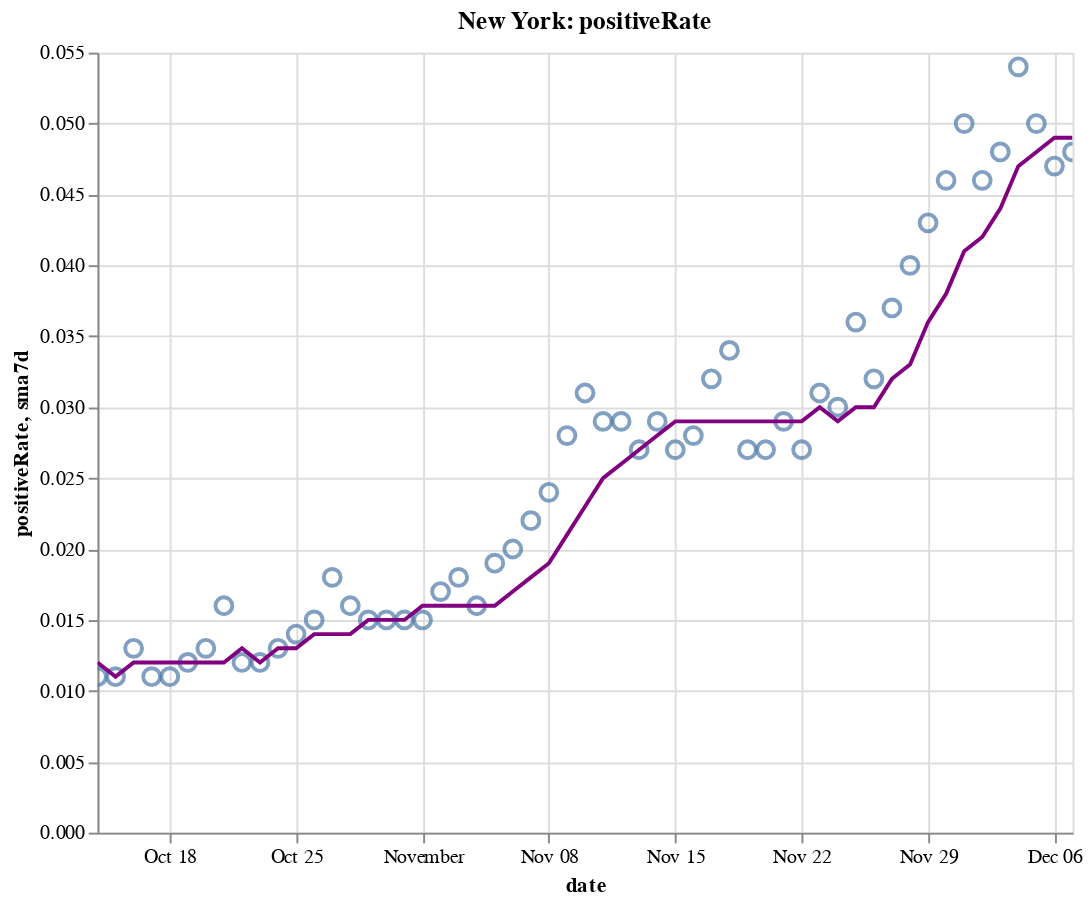

Source (notebook cell):
### Code cell
create_plot(ny, 'positiveRate')

### Figure 1 — Vega-Lite specification as saved in the notebook (floating-point values rounded to 4 significant figures)
{"config": {"view": {"continuousWidth": 400, "continuousHeight": 300}}, "layer": [{"layer": [{"mark": {"type": "point", "size": 75}, "encoding": {"tooltip": [{"type": "temporal", "field": "date"}, {"type": "quantitative", "field": "positiveRate"}, {"type": "quantitative", "field": "sma7d"}], "x": {"type": "temporal", "field": "date"}, "y": {"type": "quantitative", "field": "positiveRate"}}, "selection": {"selector010": {"type": "interval", "bind": "scales", "encodings": ["x", "y"]}}}, {"mark": {"type": "line", "color": "purple"}, "encoding": {"x": {"type": "temporal", "field": "date"}, "y": {"type": "quantitative", "field": "sma7d"}}}]}, {"mark": {"type": "rule", "color": "#aaa"}, "encoding": {"x": {"type": "temporal", "field": "date"}}, "transform": [{"filter": {"selection": "selector009"}}]}, {"mark": "circle", "encoding": {"opacity": {"condition": {"value": 1, "selection": "selector009"}, "value": 0}, "tooltip": [{"type": "temporal", "field": "date"}, {"type": "quantitative", "field": "positiveRate"}, {"type": "quantitative", "field": "sma7d"}], "x": {"type": "temporal", "field": "date"}, "y": {"type": "quantitative", "field": "positiveRate"}}, "selection": {"selector009": {"type": "single", "encodings": ["x"], "on": "mouseover", "nearest": true, "empty": "none"}}}, {"mark": {"type": "text", "align": "left", "dx": 5, "dy": -5, "stroke": "white", "strokeWidth": 2}, "encoding": {"text": {"type": "quantitative", "field": "positiveRate"}, "tooltip": [{"type": "temporal", "field": "date"}, {"type": "quantitative", "field": "positiveRate"}, {"type": "quantitative", "field": "sma7d"}], "x": {"type": "temporal", "field": "date"}, "y": {"type": "quantitative", "field": "positiveRate"}}, "transform": [{"filter": {"selection": "selector009"}}]}, {"mark": {"type": "text", "align": "left", "dx": 5, "dy": -5}, "encoding": {"text": {"type": "quantitative", "field": "positiveRate"}, "tooltip": [{"type": "temporal", "field": "date"}, {"type": "quantitative", "field": "positiveRate"}, {"type": "quantitative", "field": "sma7d"}], "x": {"type": "temporal", "field": "date"}, "y": {"type": "quantitative", "field": "positiveRate"}}, "transform": [{"filter": {"selection": "selector009"}}]}], "data": {"name": "data-efaff6f6dc93ddbe0a2eeef0926e66c6"}, "height": 400, "title": "New York: positiveRate", "width": 500, "$schema": "https://vega.github.io/schema/vega-lite/v4.8.1.json", "datasets": {"data-efaff6f6dc93ddbe0a2eeef0926e66c6": [{"date": "2020-10-14T00:00:00", "totalTestResultsIncrease": 111700.0, "positiveIncrease": 1232.0, "death": 25600.0, "deathIncrease": 7.0, "positiveRate": 0.011, "state": "New York", "sma7d": 0.012}, {"date": "2020-10-15T00:00:00", "totalTestResultsIncrease": 133200.0, "positiveIncrease": 1460.0, "death": 25620.0, "deathIncrease": 13.0, "positiveRate": 0.011, "state": "New York", "sma7d": 0.011}, {"date": "2020-10-16T00:00:00", "totalTestResultsIncrease": 136000.0, "positiveIncrease": 1707.0, "death": 25630.0, "deathIncrease": 10.0, "positiveRate": 0.013, "state": "New York", "sma7d": 0.012}, {"date": "2020-10-17T00:00:00", "totalTestResultsIncrease": 160000.0, "positiveIncrease": 1784.0, "death": 25640.0, "deathIncrease": 9.0, "positiveRate": 0.011, "state": "New York", "sma7d": 0.012}, {"date": "2020-10-18T00:00:00", "totalTestResultsIncrease": 128800.0, "positiveIncrease": 1390.0, "death": 25640.0, "deathIncrease": 7.0, "positiveRate": 0.011, "state": "New York", "sma7d": 0.012}, {"date": "2020-10-19T00:00:00", "totalTestResultsIncrease": 82010.0, "positiveIncrease": 998.0, "death": 25660.0, "deathIncrease": 15.0, "positiveRate": 0.012, "state": "New York", "sma7d": 0.012}, {"date": "2020-10-20T00:00:00", "totalTestResultsIncrease": 90540.0, "positiveIncrease": 1201.0, "death": 25670.0, "deathIncrease": 13.0, "positiveRate": 0.013, "state": "New York", "sma7d": 0.012}, {"date": "2020-10-21T00:00:00", "totalTestResultsIncrease": 124800.0, "positiveIncrease": 2026.0, "death": 25680.0, "deathIncrease": 7.0, "positiveRate": 0.016, "state": "New York", "sma7d": 0.012}, {"date": "2020-10-22T00:00:00", "totalTestResultsIncrease": 135300.0, "positiveIncrease": 1628.0, "death": 25690.0, "deathIncrease": 15.0, "positiveRate": 0.012, "state": "New York", "sma7d": 0.013}, {"date": "2020-10-23T00:00:00", "totalTestResultsIncrease": 141500.0, "positiveIncrease": 1637.0, "death": 25700.0, "deathIncrease": 11.0, "positiveRate": 0.012, "state": "New York", "sma7d": 0.012}, {"date": "2020-10-24T00:00:00", "totalTestResultsIncrease": 156900.0, "positiveIncrease": 2061.0, "death": 25720.0, "deathIncrease": 13.0, "positiveRate": 0.013, "state": "New York", "sma7d": 0.013}, {"date": "2020-10-25T00:00:00", "totalTestResultsIncrease": 120800.0, "positiveIncrease": 1632.0, "death": 25730.0, "deathIncrease": 12.0, "positiveRate": 0.014, "state": "New York", "sma7d": 0.013}, {"date": "2020-10-26T00:00:00", "totalTestResultsIncrease": 82120.0, "positiveIncrease": 1191.0, "death": 25740.0, "deathIncrease": 12.0, "positiveRate": 0.015, "state": "New York", "sma7d": 0.014}, {"date": "2020-10-27T00:00:00", "totalTestResultsIncrease": 111600.0, "positiveIncrease": 1991.0, "death": 25760.0, "deathIncrease": 16.0, "positiveRate": 0.018, "state": "New York", "sma7d": 0.014}, {"date": "2020-10-28T00:00:00", "totalTestResultsIncrease": 129700.0, "positiveIncrease": 2031.0, "death": 25770.0, "deathIncrease": 15.0, "positiveRate": 0.016, "state": "New York", "sma7d": 0.014}, {"date": "2020-10-29T00:00:00", "totalTestResultsIncrease": 168400.0, "positiveIncrease": 2499.0, "death": 25790.0, "deathIncrease": 19.0, "positiveRate": 0.015, "state": "New York", "sma7d": 0.015}, {"date": "2020-10-30T00:00:00", "totalTestResultsIncrease": 146900.0, "positiveIncrease": 2255.0, "death": 25800.0, "deathIncrease": 12.0, "positiveRate": 0.015, "state": "New York", "sma7d": 0.015}, {"date": "2020-10-31T00:00:00", "totalTestResultsIncrease": 137000.0, "positiveIncrease": 2049.0, "death": 25810.0, "deathIncrease": 3.0, "positiveRate": 0.015, "state": "New York", "sma7d": 0.015}, {"date": "2020-11-01T00:00:00", "totalTestResultsIncrease": 148900.0, "positiveIncrease": 2255.0, "death": 25820.0, "deathIncrease": 17.0, "positiveRate": 0.015, "state": "New York", "sma7d": 0.016}, {"date": "2020-11-02T00:00:00", "totalTestResultsIncrease": 96100.0, "positiveIncrease": 1633.0, "death": 25840.0, "deathIncrease": 14.0, "positiveRate": 0.017, "state": "New York", "sma7d": 0.016}, {"date": "2020-11-03T00:00:00", "totalTestResultsIncrease": 127900.0, "positiveIncrease": 2321.0, "death": 25850.0, "deathIncrease": 15.0, "positiveRate": 0.018, "state": "New York", "sma7d": 0.016}, {"date": "2020-11-04T00:00:00", "totalTestResultsIncrease": 133500.0, "positiveIncrease": 2126.0, "death": 25870.0, "deathIncrease": 15.0, "positiveRate": 0.016, "state": "New York", "sma7d": 0.016}, {"date": "2020-11-05T00:00:00", "totalTestResultsIncrease": 161000.0, "positiveIncrease": 2997.0, "death": 25890.0, "deathIncrease": 24.0, "positiveRate": 0.019, "state": "New York", "sma7d": 0.016}, {"date": "2020-11-06T00:00:00", "totalTestResultsIncrease": 160700.0, "positiveIncrease": 3209.0, "death": 25910.0, "deathIncrease": 18.0, "positiveRate": 0.02, "state": "New York", "sma7d": 0.017}, {"date": "2020-11-07T00:00:00", "totalTestResultsIncrease": 163300.0, "positiveIncrease": 3587.0, "death": 25930.0, "deathIncrease": 18.0, "positiveRate": 0.022, "state": "New York", "sma7d": 0.018}, {"date": "2020-11-08T00:00:00", "totalTestResultsIncrease": 145600.0, "positiveIncrease": 3428.0, "death": 25950.0, "deathIncrease": 19.0, "positiveRate": 0.024, "state": "New York", "sma7d": 0.019}, {"date": "2020-11-09T00:00:00", "totalTestResultsIncrease": 111400.0, "positiveIncrease": 3144.0, "death": 25970.0, "deathIncrease": 26.0, "positiveRate": 0.028, "state": "New York", "sma7d": 0.021}, {"date": "2020-11-10T00:00:00", "totalTestResultsIncrease": 128000.0, "positiveIncrease": 3965.0, "death": 26000.0, "deathIncrease": 32.0, "positiveRate": 0.031, "state": "New York", "sma7d": 0.023}, {"date": "2020-11-11T00:00:00", "totalTestResultsIncrease": 164300.0, "positiveIncrease": 4820.0, "death": 26030.0, "deathIncrease": 21.0, "positiveRate": 0.029, "state": "New York", "sma7d": 0.025}, {"date": "2020-11-12T00:00:00", "totalTestResultsIncrease": 162600.0, "positiveIncrease": 4797.0, "death": 26060.0, "deathIncrease": 29.0, "positiveRate": 0.029, "state": "New York", "sma7d": 0.026}, {"date": "2020-11-13T00:00:00", "totalTestResultsIncrease": 203700.0, "positiveIncrease": 5401.0, "death": 26080.0, "deathIncrease": 24.0, "positiveRate": 0.027, "state": "New York", "sma7d": 0.027}, {"date": "2020-11-14T00:00:00", "totalTestResultsIncrease": 184200.0, "positiveIncrease": 5388.0, "death": 26100.0, "deathIncrease": 24.0, "positiveRate": 0.029, "state": "New York", "sma7d": 0.028}, {"date": "2020-11-15T00:00:00", "totalTestResultsIncrease": 133200.0, "positiveIncrease": 3649.0, "death": 26130.0, "deathIncrease": 30.0, "positiveRate": 0.027, "state": "New York", "sma7d": 0.029}, {"date": "2020-11-16T00:00:00", "totalTestResultsIncrease": 124600.0, "positiveIncrease": 3490.0, "death": 26160.0, "deathIncrease": 26.0, "positiveRate": 0.028, "state": "New York", "sma7d": 0.029}, {"date": "2020-11-17T00:00:00", "totalTestResultsIncrease": 159900.0, "positiveIncrease": 5088.0, "death": 26190.0, "deathIncrease": 30.0, "positiveRate": 0.032, "state": "New York", "sma7d": 0.029}, {"date": "2020-11-18T00:00:00", "totalTestResultsIncrease": 154400.0, "positiveIncrease": 5294.0, "death": 26220.0, "deathIncrease": 36.0, "positiveRate": 0.034, "state": "New York", "sma7d": 0.029}, {"date": "2020-11-19T00:00:00", "totalTestResultsIncrease": 195200.0, "positiveIncrease": 5310.0, "death": 26260.0, "deathIncrease": 32.0, "positiveRate": 0.027, "state": "New York", "sma7d": 0.029}, {"date": "2020-11-20T00:00:00", "totalTestResultsIncrease": 205500.0, "positiveIncrease": 5468.0, "death": 26290.0, "deathIncrease": 35.0, "positiveRate": 0.027, "state": "New York", "sma7d": 0.029}, {"date": "2020-11-21T00:00:00", "totalTestResultsIncrease": 207900.0, "positiveIncrease": 5972.0, "death": 26330.0, "deathIncrease": 34.0, "positiveRate": 0.029, "state": "New York", "sma7d": 0.029}, {"date": "2020-11-22T00:00:00", "totalTestResultsIncrease": 196600.0, "positiveIncrease": 5392.0, "death": 26360.0, "deathIncrease": 31.0, "positiveRate": 0.027, "state": "New York", "sma7d": 0.029}, {"date": "2020-11-23T00:00:00", "totalTestResultsIncrease": 191500.0, "positiveIncrease": 5906.0, "death": 26390.0, "deathIncrease": 33.0, "positiveRate": 0.031, "state": "New York", "sma7d": 0.03}, {"date": "2020-11-24T00:00:00", "totalTestResultsIncrease": 164800.0, "positiveIncrease": 4881.0, "death": 26440.0, "deathIncrease": 51.0, "positiveRate": 0.03, "state": "New York", "sma7d": 0.029}, {"date": "2020-11-25T00:00:00", "totalTestResultsIncrease": 173100.0, "positiveIncrease": 6265.0, "death": 26480.0, "deathIncrease": 41.0, "positiveRate": 0.036, "state": "New York", "sma7d": 0.03}, {"date": "2020-11-26T00:00:00", "totalTestResultsIncrease": 217700.0, "positiveIncrease": 6933.0, "death": 26550.0, "deathIncrease": 67.0, "positiveRate": 0.032, "state": "New York", "sma7d": 0.03}, {"date": "2020-11-27T00:00:00", "totalTestResultsIncrease": 219400.0, "positiveIncrease": 8176.0, "death": 26590.0, "deathIncrease": 39.0, "positiveRate": 0.037, "state": "New York", "sma7d": 0.032}, {"date": "2020-11-28T00:00:00", "totalTestResultsIncrease": 152400.0, "positiveIncrease": 6063.0, "death": 26630.0, "deathIncrease": 44.0, "positiveRate": 0.04, "state": "New York", "sma7d": 0.033}, {"date": "2020-11-29T00:00:00", "totalTestResultsIncrease": 157300.0, "positiveIncrease": 6723.0, "death": 26690.0, "deathIncrease": 58.0, "positiveRate": 0.043, "state": "New York", "sma7d": 0.036}, {"date": "2020-11-30T00:00:00", "totalTestResultsIncrease": 149000.0, "positiveIncrease": 6819.0, "death": 26750.0, "deathIncrease": 57.0, "positiveRate": 0.046, "state": "New York", "sma7d": 0.038}, {"date": "2020-12-01T00:00:00", "totalTestResultsIncrease": 146700.0, "positiveIncrease": 7285.0, "death": 26820.0, "deathIncrease": 69.0, "positiveRate": 0.05, "state": "New York", "sma7d": 0.041}, {"date": "2020-12-02T00:00:00", "totalTestResultsIncrease": 193600.0, "positiveIncrease": 8973.0, "death": 26890.0, "deathIncrease": 73.0, "positiveRate": 0.046, "state": "New York", "sma7d": 0.042}, {"date": "2020-12-03T00:00:00", "totalTestResultsIncrease": 203400.0, "positiveIncrease": 9855.0, "death": 26960.0, "deathIncrease": 66.0, "positiveRate": 0.048, "state": "New York", "sma7d": 0.044}, {"date": "2020-12-04T00:00:00", "totalTestResultsIncrease": 208300.0, "positiveIncrease": 11270.0, "death": 27020.0, "deathIncrease": 62.0, "positiveRate": 0.054, "state": "New York", "sma7d": 0.047}, {"date": "2020-12-05T00:00:00", "totalTestResultsIncrease": 215400.0, "positiveIncrease": 10760.0, "death": 27090.0, "deathIncrease": 72.0, "positiveRate": 0.05, "state": "New York", "sma7d": 0.048}, {"date": "2020-12-06T00:00:00", "totalTestResultsIncrease": 205800.0, "positiveIncrease": 9702.0, "death": 27150.0, "deathIncrease": 60.0, "positiveRate": 0.047, "state": "New York", "sma7d": 0.049}, {"date": "2020-12-07T00:00:00", "totalTestResultsIncrease": 152300.0, "positiveIncrease": 7302.0, "death": 27230.0, "deathIncrease": 83.0, "positiveRate": 0.048, "state": "New York", "sma7d": 0.049}]}}
